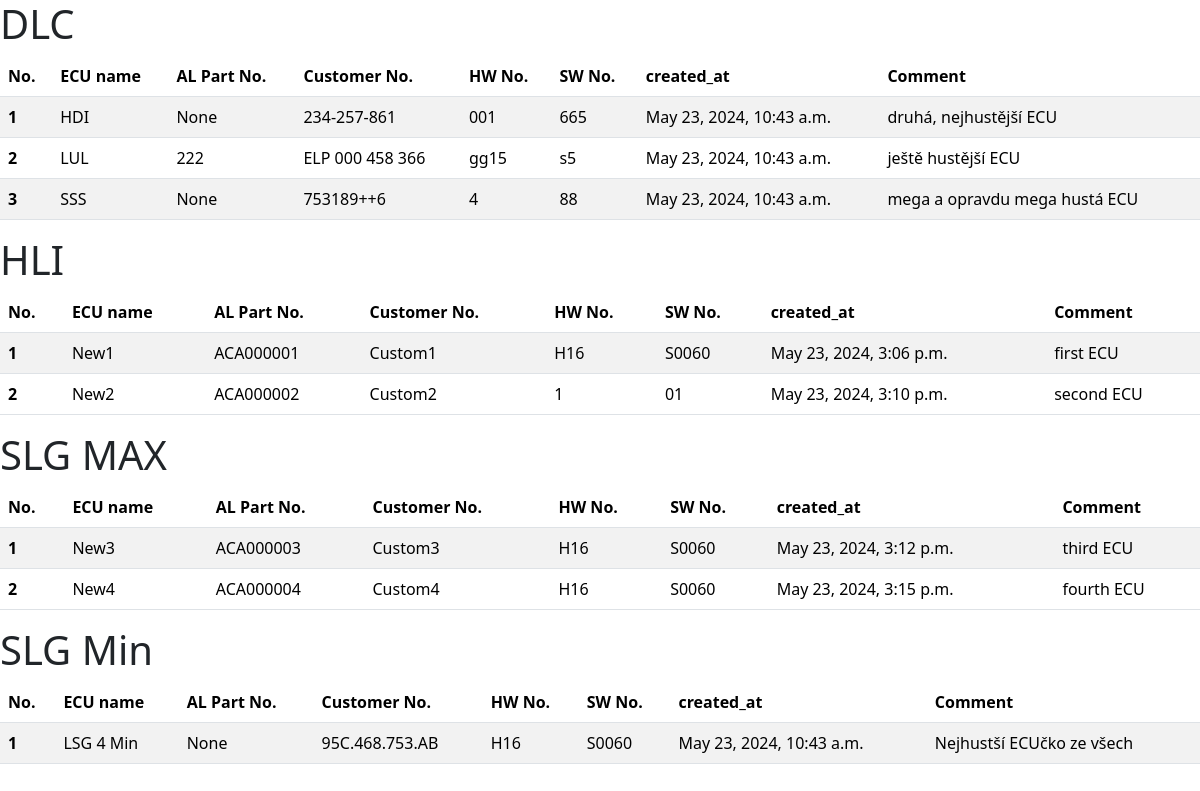
The app's page /ECU-tables/ with its own data.
### db_ecu/models.py (models this page shows, shortened)
class ECU(models.Model):
    family = models.ForeignKey(Family, on_delete=models.CASCADE, null=True, blank=True)
    ecu_name = models.CharField(max_length=20)
    customer_number = models.CharField(max_length=15)
    al_part_no = models.CharField(max_length=10, null=True, blank=True)
    hw_number = models.CharField(max_length=10)
    sw_number = models.CharField(max_length=10)
    created_at = models.DateTimeField(auto_now_add=True)
    ecu_comment = models.CharField(max_length=30)
    def __str__(self) -> CharField:
        return self.ecu_name

class Family(models.Model):
    name = models.CharField(max_length=20, unique=True)

### db_ecu/views.py (the view)
# urls.py: path('ECU-tables/', ecu_tables, name='ecu-tables'),
def ecu_tables(request):
    ecu_list = ECU.objects.select_related('family').all()
    families_ecus = defaultdict(list)
    for ecu in ecu_list:
        families_ecus[ecu.family.name].append(ecu)
        print(families_ecus)
    sorted_families_ecus = dict(sorted(families_ecus.items()))
    return render(request, 'ECU_tables.html', {'families_ecus': sorted_families_ecus})

### templates/ECU_tables.html (shortened to what this page needs)
<!doctype html>
<html lang="en">
  <head>
    <link href="https://cdn.jsdelivr.net/npm/bootstrap@5.3.3/dist/css/bootstrap.min.css" rel="stylesheet">
  </head>
  <body>
        {% for family_name, ecus in families_ecus.items %}
        <h1>{{ family_name }}</h1>
        <table class="table table-striped table-hover">
          <thead>
            <tr>
              <th scope="col">No.</th>
              <th scope="col">ECU name</th>
              <th scope="col">AL Part No.</th>
              <th scope="col">Customer No.</th>
              <th scope="col">HW No.</th>
              <th scope="col">SW No.</th>
              <th scope="col">created_at</th>
              <th scope="col">Comment</th>
            </tr>
          </thead>
          <tbody>
            {% for every_ecu in ecus %}
            <tr>
              <th scope="row">{{ forloop.counter }}</th>
              <td>{{ every_ecu.ecu_name }}</td>
              <td>{{ every_ecu.al_part_no }}</td>
              <td>{{ every_ecu.customer_number }}</td>
              <td>{{ every_ecu.hw_number }}</td>
              <td>{{ every_ecu.sw_number }}</td>
              <td>{{ every_ecu.created_at }}</td>
              <td>{{ every_ecu.ecu_comment }}</td>
            </tr>
            {% endfor %}
          </tbody>
        </table>
        {% endfor %}
  </body>
</html>

### records on screen
ECU: ecu_name "HDI", al_part_no "None", customer_number "234-257-861", hw_number "001", sw_number "665", created_at "May 23, 2024, 10:43 a.m.", ecu_comment "druhá, nejhustější ECU"
ECU: ecu_name "LUL", al_part_no "222", customer_number "ELP 000 458 366", hw_number "gg15", sw_number "s5", created_at "May 23, 2024, 10:43 a.m.", ecu_comment "ještě hustější ECU"
ECU: ecu_name "SSS", al_part_no "None", customer_number "753189++6", hw_number "4", sw_number "88", created_at "May 23, 2024, 10:43 a.m.", ecu_comment "mega a opravdu mega hustá ECU"
ECU: name "HLI", ecu_name "New1", al_part_no "ACA000001", customer_number "Custom1", hw_number "H16", sw_number "S0060", created_at "May 23, 2024, 3:06 p.m.", ecu_comment "first ECU"
ECU: ecu_name "New2", al_part_no "ACA000002", customer_number "Custom2", hw_number "1", sw_number "01", created_at "May 23, 2024, 3:10 p.m.", ecu_comment "second ECU"
ECU: name "SLG MAX", ecu_name "New3", al_part_no "ACA000003", customer_number "Custom3", hw_number "H16", sw_number "S0060", created_at "May 23, 2024, 3:12 p.m.", ecu_comment "third ECU"
ECU: ecu_name "New4", al_part_no "ACA000004", customer_number "Custom4", hw_number "H16", sw_number "S0060", created_at "May 23, 2024, 3:15 p.m.", ecu_comment "fourth ECU"
ECU: name "SLG Min", ecu_name "LSG 4 Min", al_part_no "None", customer_number "95C.468.753.AB", hw_number "H16", sw_number "S0060", created_at "May 23, 2024, 10:43 a.m.", ecu_comment "Nejhustší ECUčko ze všech"
